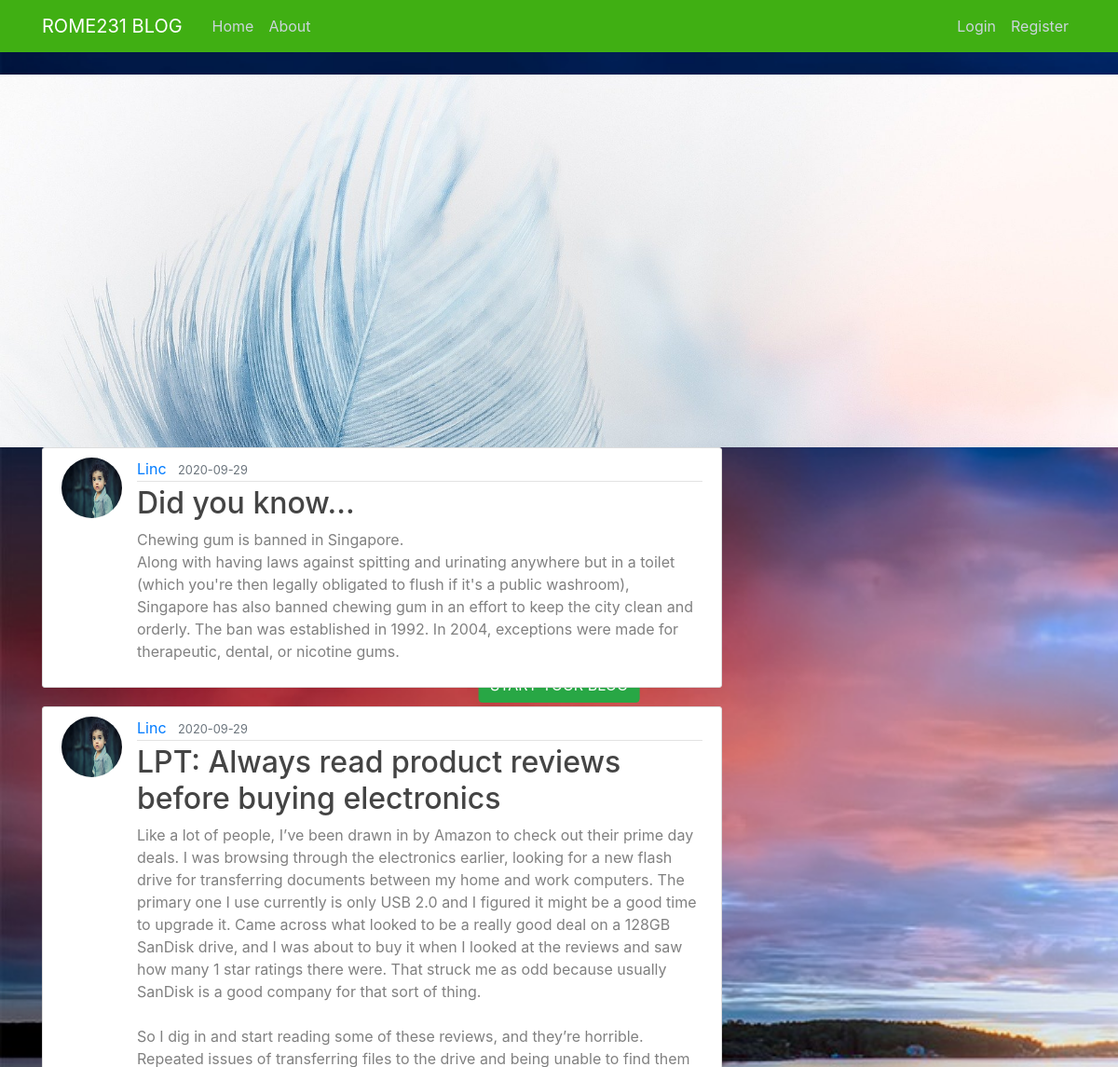
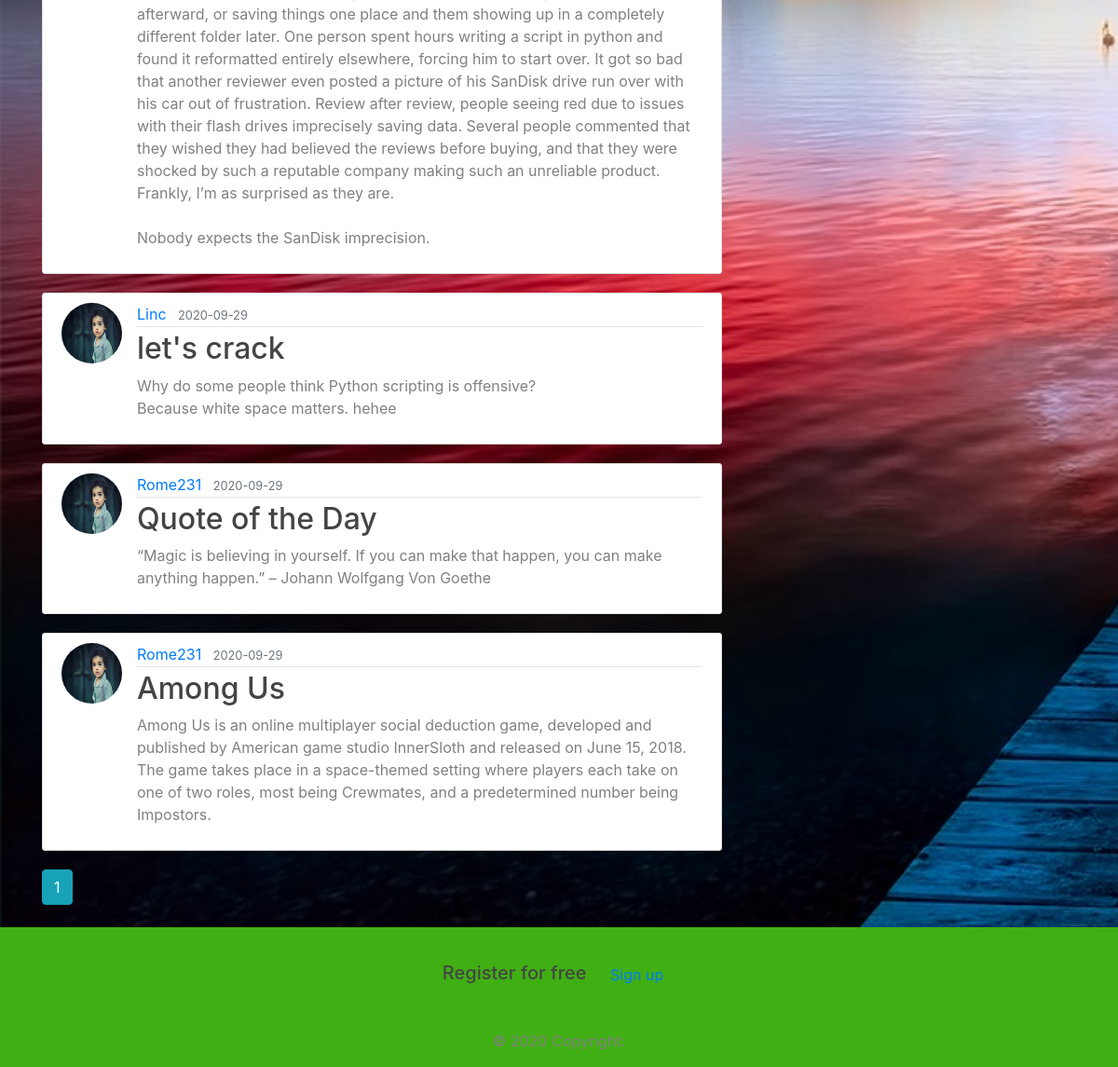
The page /home on the database its author committed (2 pictures, top to bottom).
### app/models.py (models this page shows, shortened)
class Post(db.Model):
    id = db.Column(db.Integer, primary_key=True)
    title = db.Column(db.String(100), nullable=False)
    date_posted = db.Column(db.DateTime, nullable=False, default=datetime.utcnow)
    content = db.Column(db.Text, nullable=False)
    user_id = db.Column(db.Integer, db.ForeignKey('user.id'), nullable=False)

class User(db.Model, UserMixin):
    id = db.Column(db.Integer, primary_key=True)
    username = db.Column(db.String(20), unique=True, nullable=False)
    email = db.Column(db.String(120), unique=True, nullable=False)
    image_file = db.Column(db.String(20), nullable=False, default='default.jpg')
    password = db.Column(db.String(60), nullable=False)
    posts = db.relationship('Post', backref='author', lazy=True)
    comments = db.relationship('Comment', backref='author', lazy=True)
    roles = db.relationship('Role', backref='author', lazy=True)

### app/views.py (the view)
@app.route("/",methods=['GET','POST'])
@app.route("/home",methods=['GET'])
def home():
    page = request.args.get('page', 1, type=int)
    posts = Post.query.order_by(Post.date_posted.desc()).paginate(page=page,per_page=5)
    return render_template('home.html', posts=posts)

### app/templates/home.html
{% extends "blog.html" %}
{% block content %}
    {% for post in posts.items %}
        <article class="media content-section">
          <img class="rounded-circle article-img" src="{{ url_for('static', filename='profile_pics/' + post.author.image_file) }}">
          <div class="media-body">
            <div class="article-metadata">
              <a class="mr-2" href="{{ url_for('user_posts', username=post.author.username) }}">{{ post.author.username }}</a>
              <small class="text-muted">{{ post.date_posted.strftime('%Y-%m-%d') }}</small>
            </div>
            <h2><a class="article-title" href="{{ url_for('post', post_id=post.id) }}">{{ post.title }}</a></h2>
            <p class="article-content">{{ post.content }}</p>
          </div>
        </article>
    {% endfor %}
    {% for page_num in posts.iter_pages(left_edge=1, right_edge=1, left_current=1, right_current=2) %}
      {% if page_num %}
        {% if posts.page == page_num %}
          <a class="btn btn-info mb-4" href="{{ url_for('home', page=page_num) }}">{{ page_num }}</a>
        {% else %}
          <a class="btn btn-outline-info mb-4" href="{{ url_for('home', page=page_num) }}">{{ page_num }}</a>
        {% endif %}
      {% else %}
        ...
      {% endif %}
    {% endfor %}
{% endblock content %}

### app/templates/blog.html (shortened to what this page needs)
<!DOCTYPE html>
<html>
<head>
    <link rel="stylesheet" href="https://maxcdn.bootstrapcdn.com/bootstrap/4.0.0/css/bootstrap.min.css">
    <link rel="stylesheet" type="text/css" href="{{ url_for('static', filename='main.css') }}">
</head>
<body>
    <header class="site-header">
      <nav class="navbar navbar-expand-lg navbar-dark bg-steel fixed-top">
        <div class="container">
          <a class="navbar-brand mr-4" href="/">ROME231 BLOG</a>
          <div class="collapse navbar-collapse" id="navbarToggle">
            <div class="navbar-nav mr-auto">
              <a class="nav-item nav-link" href="{{ url_for('home') }}">Home</a>
              <a class="nav-item nav-link" href="{{ url_for('about') }}">About</a>
            </div>
            <div class="navbar-nav">
              {% if current_user.is_authenticated %}
                <a class="nav-item nav-link" href=""></a>
                <a class="nav-item nav-link" href="{{ url_for('account') }}">Account</a>
                <a class="nav-item nav-link" href="{{ url_for('logout') }}">Logout</a>
              {% else %}
                <a class="nav-item nav-link" href="{{ url_for('login') }}">Login</a>
                <a class="nav-item nav-link" href="{{ url_for('register') }}">Register</a>
              {% endif %}
            </div>
          </div>
        </div>
      </nav>
    </header>
    <div class="Ronny">
        <div class="moki text-center">
        <h1>Aloha!!!</h1>
        <P>blogging is fun,let's venture.</P>
        <a class="nav-item nav-link" href="{{ url_for('new_post') }}"><button type="button" class="btn btn-success">START YOUR BLOG</button></a>
        </div>
       </div>
       <main role="main" class="container">
        <div class="row">
          <div class="col-md-8">
            {% block content %}{% endblock %}
          </div>
        </div>
      </main>
<footer class="page-footer font-small unique-color-dark pt-4 bg-steel">
<div class="container">
    <ul class="list-unstyled list-inline text-center py-2">
    <li class="list-inline-item">
        <h5 class="mb-1">Register for free</h5>
    </li>
    <li class="list-inline-item">
        <a href="#!" class="btn btn-outline-white btn-rounded">Sign up</a>
    </li>
    </ul>
</div>
<div class="footer-copyright text-center py-3">© 2020 Copyright:
</div>
</footer>
</body>
</html>

### app/static/main.css (style rules this page uses)
body { background-image:url('../static/profile_pics/sweden-2459840_1920.jpg'); color: grey; margin-top: 5rem; background-repeat: no-repeat; background-size: cover; }
h1, h2, h3, h4, h5, h6 { color: #444444; }
.bg-steel { background-color:#40AF13; }
.site-header .navbar-nav .nav-link { color: #cbd5db; }
.content-section { background: #ffffff; padding: 10px 20px; border: 1px solid #dddddd; border-radius: 3px; margin-bottom: 20px; }
.article-title { color: #444444; }
.article-content { white-space: pre-line; }
.article-img { height: 65px; width: 65px; margin-right: 16px; }
.article-metadata { padding-bottom: 1px; margin-bottom: 4px; border-bottom: 1px solid #e3e3e3 }
.Ronny { background-image: url("../static/profile_pics/feather-3010848_1920.jpg"); background-size: cover; height: 50vh; }
.moki { position: absolute; top: 30%; left: 50%; transform: translate(-50%, -50%); color: #141414; }
.moki h1 { color: rgb(10, 10, 10); }

### rows shown on the page
Post: image_file (placeholder picture), author.username "Linc", date_posted "2020-09-29", title "Did you know...", content "Chewing gum is banned in Singapore. Along with having laws against spitting and urinating anywhere but in a toilet (which you're then legally obligated to flush if it's a public washroom), Singapore has also banned chewing gum in an effort to keep the city clean and orderly. The ban was established in 1992. In 2004, exceptions were made for therapeutic, dental, or nicotine gums."
Post: image_file (placeholder picture), author.username "Linc", date_posted "2020-09-29", title "LPT: Always read product reviews before buying electronics", content "Like a lot of people, I’ve been drawn in by Amazon to check out their prime day deals. I was browsing through the electronics earlier, looking for a new flash drive for transferring documents between my home and work computers. The primary one I use currently is only USB 2.0 and I figured it might be a good time to upgrade it. Came across what looked to be a really good deal on a 128GB SanDisk drive, and I was about to buy it when I looked at the reviews and saw how many 1 star ratings there were. That struck me as odd because usually SanDisk is a good company for that sort of thing. So I dig in and start reading some of these reviews, and they’re horrible. Repeated issues of transferring…"
Post: image_file (placeholder picture), author.username "Linc", date_posted "2020-09-29", title "let's crack", content "Why do some people think Python scripting is offensive? Because white space matters. hehee"
Post: image_file (placeholder picture), author.username "Rome231", date_posted "2020-09-29", title "Quote of the Day", content "“Magic is believing in yourself. If you can make that happen, you can make anything happen.” – Johann Wolfgang Von Goethe"
Post: image_file (placeholder picture), author.username "Rome231", date_posted "2020-09-29", title "Among Us", content "Among Us is an online multiplayer social deduction game, developed and published by American game studio InnerSloth and released on June 15, 2018. The game takes place in a space-themed setting where players each take on one of two roles, most being Crewmates, and a predetermined number being Impostors."

### other values the page prints
{{ page_num }} "1"
